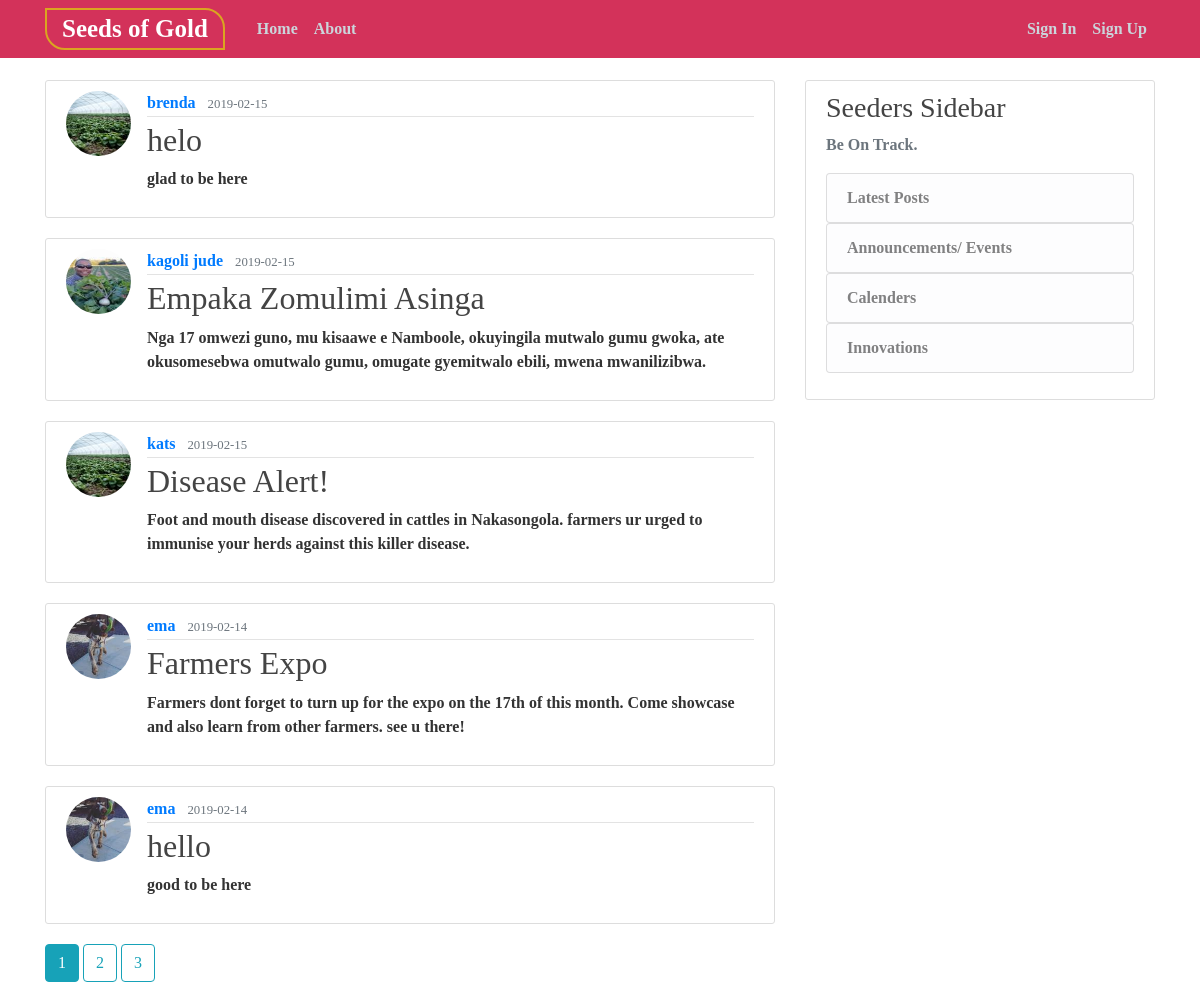
The page /home on the database its author committed.
### flaskblog/models.py (models this page shows, shortened)
class Post(db.Model):
    id = db.Column(db.Integer, primary_key=True)
    title = db.Column(db.String(100), nullable=False)
    date_posted = db.Column(db.DateTime, nullable=False, default=datetime.utcnow)
    content = db.Column(db.Text, nullable=False)
    user_id = db.Column(db.Integer, db.ForeignKey('user.id'), nullable=False)

class User(db.Model, UserMixin):
    id = db.Column(db.Integer, primary_key=True)
    username = db.Column(db.String(20), unique=True, nullable=False)
    email = db.Column(db.String(120), unique=True, nullable=False)
    image_file = db.Column(db.String(20), nullable=False, default='default.jpg')
    password = db.Column(db.String(60), nullable=False)
    posts = db.relationship('Post', backref='author', lazy=True)

### flaskblog/main/routes.py (the view)
@main.route("/")
@main.route("/home")
def home():
    page = request.args.get('page', 1, type=int)
    posts = Post.query.order_by(Post.date_posted.desc()).paginate(page=page, per_page=5)
    return render_template('home.html', posts=posts)

### flaskblog/templates/home.html
{% extends "layout.html" %}
{% block content %}
    {% for post in posts.items %}
        <article class="media content-section">
          <img class="rounded-circle article-img" src="{{ url_for('static', filename='profile_pics/' + post.author.image_file) }}">
          <div class="media-body">
            <div class="article-metadata">
              <a class="mr-2" href="{{ url_for('users.user_posts', username=post.author.username) }}">{{ post.author.username }}</a>
              <small class="text-muted">{{ post.date_posted.strftime('%Y-%m-%d') }}</small>
            </div>
            <h2><a class="article-title" href="{{ url_for('posts.post', post_id=post.id) }}">{{ post.title }}</a></h2>
            <p class="article-content">{{ post.content }}</p>
          </div>
        </article>
    {% endfor %}
    {% for page_num in posts.iter_pages(left_edge=1, right_edge=1, left_current=1, right_current=2) %}
      {% if page_num %}
        {% if posts.page == page_num %}
          <a class="btn btn-info mb-4" href="{{ url_for('main.home', page=page_num) }}">{{ page_num }}</a>
        {% else %}
          <a class="btn btn-outline-info mb-4" href="{{ url_for('main.home', page=page_num) }}">{{ page_num }}</a>
        {% endif %}
      {% else %}
        ...
      {% endif %}
    {% endfor %}
{% endblock content %}

### flaskblog/templates/layout.html (shortened to what this page needs)
<!DOCTYPE html>
<html>
<head>
    <link rel="stylesheet" href="https://maxcdn.bootstrapcdn.com/bootstrap/4.0.0/css/bootstrap.min.css">
    <link rel="stylesheet" type="text/css" href="{{ url_for('static', filename='main.css') }}">
</head>
<body>
    <header class="site-header">
      <nav class="navbar navbar-expand-md navbar-dark bg-steel fixed-top">
        <div class="container">
          <a class="navbar-brand mr-4" href="/">Seeds of Gold</a>
          <div class="collapse navbar-collapse" id="navbarToggle">
            <div class="navbar-nav mr-auto">
              <a class="nav-item nav-link" href="{{ url_for('main.home') }}">Home</a>
              <a class="nav-item nav-link" href="{{ url_for('main.about') }}">About</a>
            </div>
            <div class="navbar-nav">
              {% if current_user.is_authenticated %}
                <a class="nav-item nav-link" href="{{ url_for('posts.new_post') }}">New Post</a>
                <a class="nav-item nav-link" href="{{ url_for('users.account') }}">Account</a>
                <a class="nav-item nav-link" href="{{ url_for('users.logout') }}">Logout</a>
              {% else %}
                <a class="nav-item nav-link" href="{{ url_for('users.login') }}">Sign In</a>
                <a class="nav-item nav-link" href="{{ url_for('users.register') }}">Sign Up</a>
              {% endif %}
            </div>
          </div>
        </div>
      </nav>
    </header>
    <main role="main" class="container">
      <div class="row">
        <div class="col-md-8">
          {% block content %}{% endblock %}
        </div>
        <div class="col-md-4">
          <div class="content-section">
            <h3>Seeders Sidebar</h3>
            <p class='text-muted'>Be On Track.
              <ul class="list-group">
                <a href="{{ url_for('main.home') }}"><li class="list-group-item list-group-item-light">Latest Posts</li></a>
                <a href="{{ url_for('main.about') }}"><li class="list-group-item list-group-item-light">Announcements/ Events</li></a>
                <a href="{{ url_for('main.about') }}"><li class="list-group-item list-group-item-light">Calenders</li></a>
                <a  href="{{ url_for('main.about') }}"><li class="list-group-item list-group-item-light">Innovations</li></a>
              </ul>
            </p>
          </div>
        </div>
      </div>
    </main>
  </body>
</html>

### flaskblog/static/main.css (style rules this page uses)
body { min-height: 100vh; background-image:url(7.jpg); background-repeat: no-repeat; background-position: center; background-size: cover; color: #333333; margin-top: 5rem; font-family:bell mt; }
h1, h2, h3, h4, h5, h6 { color: #444444; }
.navbar-brand { background-color:#d3325a; border-radius: 0 20px; padding: 0 15px; font-size: 25px; border: 2px solid goldenrod; font-weight: bold; font-family: chiller; }
.bg-steel { background-color: #d3325a; }
.site-header .navbar-nav .nav-link { font-weight: bold; color: #cbd5db; }
.content-section { background: #ffffff; padding: 10px 20px; border: 1px solid #dddddd; border-radius: 3px; margin-bottom: 20px; font-weight: bold; }
.article-title { color: #444444; }
.article-content { white-space: pre-line; }
.article-img { height: 65px; width: 65px; margin-right: 16px; }
.article-metadata { padding-bottom: 1px; margin-bottom: 4px; border-bottom: 1px solid #e3e3e3 }

### rows shown on the page
Post: image_file (picture), author.username "brenda", date_posted "2019-02-15", title "helo", content "glad to be here"
Post: image_file (picture), author.username "kagoli jude", date_posted "2019-02-15", title "Empaka Zomulimi Asinga", content "Nga 17 omwezi guno, mu kisaawe e Namboole, okuyingila mutwalo gumu gwoka, ate okusomesebwa omutwalo gumu, omugate gyemitwalo ebili, mwena mwanilizibwa."
Post: image_file (picture), author.username "kats", date_posted "2019-02-15", title "Disease Alert!", content "Foot and mouth disease discovered in cattles in Nakasongola. farmers ur urged to immunise your herds against this killer disease."
Post: image_file (picture), author.username "ema", date_posted "2019-02-14", title "Farmers Expo", content "Farmers dont forget to turn up for the expo on the 17th of this month. Come showcase and also learn from other farmers. see u there!"
Post: image_file (picture), author.username "ema", date_posted "2019-02-14", title "hello", content "good to be here"

### other values the page prints
{{ page_num }} "1"
{{ page_num }} "2" "3"
